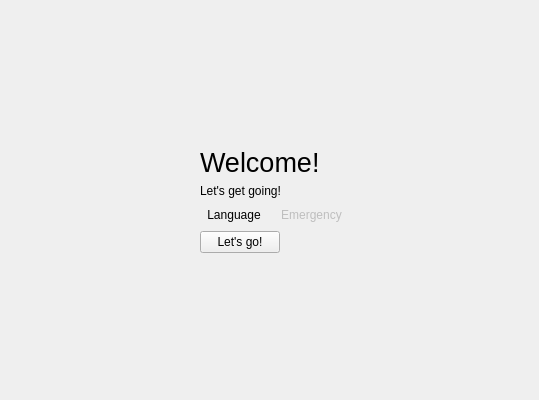
<?xml version="1.0" encoding="UTF-8"?>
<ui version="4.0">
 <class>WelcomePage</class>
 <widget class="QWidget" name="WelcomePage">
  <property name="geometry">
   <rect>
    <x>0</x>
    <y>0</y>
    <width>539</width>
    <height>400</height>
   </rect>
  </property>
  <property name="windowTitle">
   <string>Form</string>
  </property>
  <layout class="QVBoxLayout" name="verticalLayout">
   <property name="leftMargin">
    <number>200</number>
   </property>
   <item>
    <spacer name="verticalSpacer">
     <property name="orientation">
      <enum>Qt::Vertical</enum>
     </property>
     <property name="sizeHint" stdset="0">
      <size>
       <width>20</width>
       <height>104</height>
      </size>
     </property>
    </spacer>
   </item>
   <item>
    <widget class="QLabel" name="welcomeLabel">
     <property name="font">
      <font>
       <pointsize>20</pointsize>
      </font>
     </property>
     <property name="text">
      <string notr="true">Welcome!</string>
     </property>
    </widget>
   </item>
   <item>
    <widget class="QLabel" name="label_2">
     <property name="text">
      <string>Let's get going!</string>
     </property>
    </widget>
   </item>
   <item>
    <layout class="QHBoxLayout" name="horizontalLayout_5">
     <item>
      <widget class="QToolButton" name="languageButton_3">
       <property name="text">
        <string>Language</string>
       </property>
       <property name="icon">
        <iconset theme="preferences-system-locale">
         <normaloff>../../../thedesk/desktop/onboarding</normaloff>../../../thedesk/desktop/onboarding</iconset>
       </property>
       <property name="iconSize">
        <size>
         <width>32</width>
         <height>32</height>
        </size>
       </property>
       <property name="toolButtonStyle">
        <enum>Qt::ToolButtonTextUnderIcon</enum>
       </property>
       <property name="autoRaise">
        <bool>true</bool>
       </property>
      </widget>
     </item>
     <item>
      <widget class="QToolButton" name="emergencyButton_3">
       <property name="enabled">
        <bool>false</bool>
       </property>
       <property name="text">
        <string>Emergency</string>
       </property>
       <property name="icon">
        <iconset theme="call-start">
         <normaloff>../../../thedesk/desktop/onboarding</normaloff>../../../thedesk/desktop/onboarding</iconset>
       </property>
       <property name="iconSize">
        <size>
         <width>32</width>
         <height>32</height>
        </size>
       </property>
       <property name="toolButtonStyle">
        <enum>Qt::ToolButtonTextUnderIcon</enum>
       </property>
       <property name="autoRaise">
        <bool>true</bool>
       </property>
      </widget>
     </item>
     <item>
      <spacer name="horizontalSpacer_5">
       <property name="orientation">
        <enum>Qt::Horizontal</enum>
       </property>
       <property name="sizeHint" stdset="0">
        <size>
         <width>40</width>
         <height>20</height>
        </size>
       </property>
      </spacer>
     </item>
    </layout>
   </item>
   <item>
    <layout class="QHBoxLayout" name="horizontalLayout_6">
     <item>
      <widget class="QPushButton" name="nextButton">
       <property name="text">
        <string>Let's go!</string>
       </property>
       <property name="icon">
        <iconset theme="go-next">
         <normaloff>../../../thedesk/desktop/onboarding</normaloff>../../../thedesk/desktop/onboarding</iconset>
       </property>
      </widget>
     </item>
     <item>
      <spacer name="horizontalSpacer_6">
       <property name="orientation">
        <enum>Qt::Horizontal</enum>
       </property>
       <property name="sizeHint" stdset="0">
        <size>
         <width>40</width>
         <height>20</height>
        </size>
       </property>
      </spacer>
     </item>
    </layout>
   </item>
   <item>
    <spacer name="verticalSpacer_2">
     <property name="orientation">
      <enum>Qt::Vertical</enum>
     </property>
     <property name="sizeHint" stdset="0">
      <size>
       <width>20</width>
       <height>103</height>
      </size>
     </property>
    </spacer>
   </item>
  </layout>
 </widget>
 <resources/>
 <connections/>
</ui>
